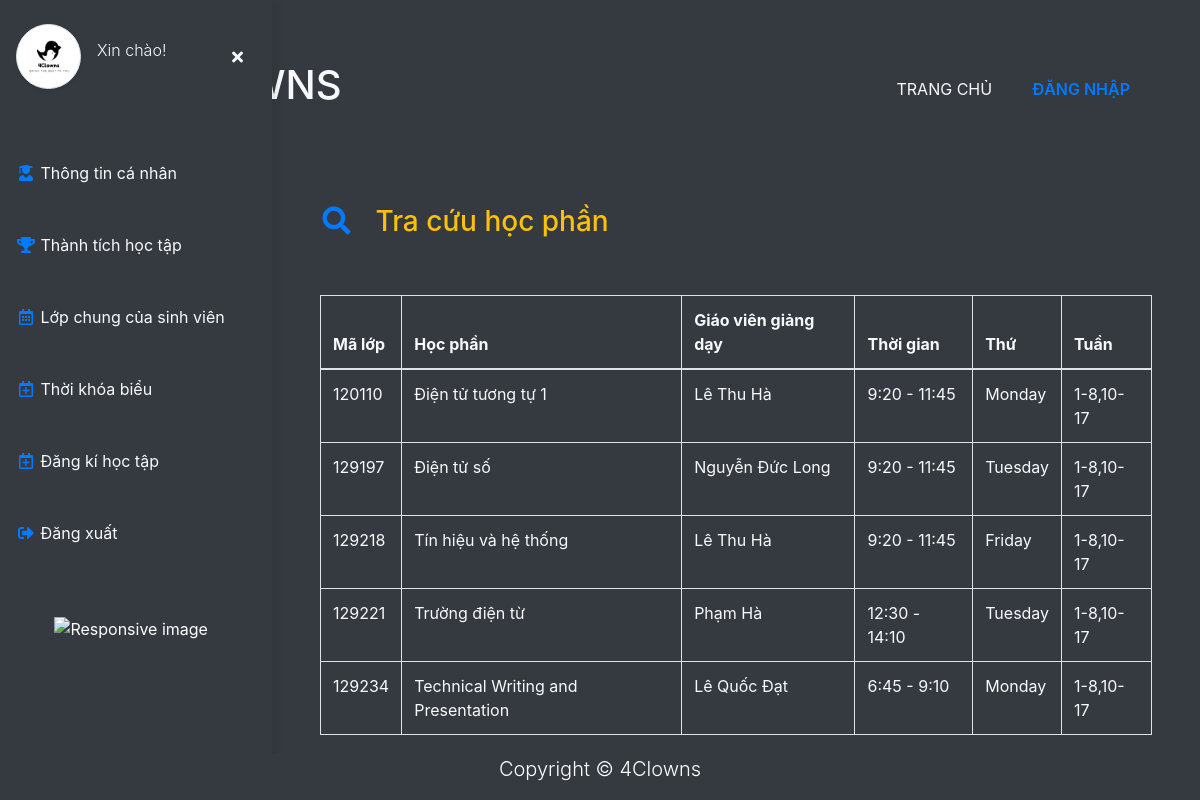
Page /student/lop_tin_chi_trong_ki on the committed database.
### student/models.py (models this page shows, shortened)
class lop_tin_chi_detail(models.Model):
    lopTinChi = models.ForeignKey("management.lop_tin_chi",verbose_name="Lớp tín chỉ", on_delete=CASCADE, related_name="detail")
    semester = models.ForeignKey("management.semester", verbose_name="Kì", related_name="available_class", on_delete=models.CASCADE)
    timetable = models.ForeignKey("management.timetable", on_delete=models.CASCADE)
    timing = models.ForeignKey("management.timing", on_delete=models.CASCADE, null=True)
    teacher = models.ForeignKey("users.Teacher", on_delete=models.CASCADE, blank=True, null=True)
    class Meta:
        verbose_name = "Lớp tín chỉ chi tiết"
        verbose_name_plural = 'Lớp tín chỉ chi tiết'
        unique_together = ('lopTinChi', 'semester')

### management/models.py (models this page shows, shortened)
class lop_tin_chi(models.Model):
    class ClassType(models.TextChoices):
        LT = "LT", "LT"
        TN = "TN", "TN"
        LT_BT = "LT+BT", "LT+BT"
    code = models.IntegerField(unique=True, verbose_name="Mã lớp")
    type = models.CharField(choices=ClassType.choices, verbose_name="Loại lớp", default=ClassType.LT, max_length=20)
    hocPhan = models.ForeignKey("management.hoc_phan", verbose_name="Học phần", related_name="available_class", on_delete=models.CASCADE)
    class Meta:
        verbose_name = "9. Lớp tín chỉ"
        verbose_name_plural = '9. Lớp tín chỉ'

class hoc_phan(models.Model):
    name = CharField(_("Tên học phần"), max_length=50)
    code = CharField(_("Mã học phần"), max_length=10, unique=True)
    vien = models.ForeignKey("management.vien_dao_tao", verbose_name="Viện trực thuộc", on_delete=models.CASCADE, related_name="cac_hoc_phan")
    required_hocPhan = models.ForeignKey("management.hoc_phan", verbose_name="Học phần kiên quyết", on_delete=models.CASCADE, null=True, blank=True, default=None)
    class Meta:
        verbose_name = "2. Học phần"
        verbose_name_plural = '2. Học phần'
        ordering = ["vien"]
    def __str__(self):
        return f"{self.name}"

class timing(models.Model):
    time_start = models.TimeField(verbose_name="Thời gian bắt đầu")
    time_end = models.TimeField(verbose_name="Thời gian kết thúc")
    def __str__(self):
        return f"{self.time_start.hour}:{self.time_start.minute} - {self.time_end.hour}:{self.time_end.minute}"
    class Meta:
        unique_together=('time_start', 'time_end',)
        verbose_name = "6. Thời gian"
        verbose_name_plural = '6. Thời gian'

class timetable(models.Model):
    day = models.CharField(choices=DAYS_OF_WEEK, max_length=15)
    week = models.ManyToManyField(week)
    def display_week(self):
        all_week = self.week.all()
        len_week = all_week.count()
        display_week = ''
        display_week = display_week + str(all_week[0].id) + "-"
        for i in range(len_week-1):
            if all_week[i+1].id == all_week[i].id + 1:
                continue
            else:
                display_week = display_week + str(all_week[i].id) + "," + str(all_week[i+1].id)
        display_week = display_week + "-" + str(all_week[len_week-1].id)
        return display_week
    class Meta:
        verbose_name = '8. Thời khóa biểu'
        verbose_name_plural = '8. Thời khóa biểu'

class week(models.Model):
    id = models.IntegerField(verbose_name='Tuần', primary_key=True)
    class Meta:
        verbose_name = "7. Tuần"
        verbose_name_plural = '7. Tuần'

### users/models.py (models this page shows, shortened)
class User(AbstractBaseUser, PermissionsMixin):
    class Genders(models.TextChoices):
        MALE = "MALE", "Nam"
        FEMALE = "FEMALE", "Nữ"
    avatar = models.ImageField(_("Ảnh đại diện"), upload_to="Avatar", blank=True, null=True)
    email = models.EmailField(_("Email"),max_length=50, unique=True, blank=True)
    firstname = models.CharField(_("Tên"),max_length=20,  blank=False, null=True)
    surname = models.CharField(_("Tên đệm"),max_length=20, null=True, blank=True)
    lastname = models.CharField(_("Họ"),max_length=20, null=True, blank=True)
    date_of_birth = models.DateField(_("Ngày sinh"), blank=True, null=True, )
    phone = models.CharField(_("Số điện thoại"), max_length=15, blank=True, null=True)
    is_superuser = models.BooleanField(default=False)
    is_active = models.BooleanField(default=True)
    last_login = models.DateTimeField(auto_now_add=True)
    date_joined = models.DateTimeField(auto_now_add=True)
    role = models.BooleanField(null=True, blank=True)
    gender = models.CharField(
        _("Gender"), max_length=50, choices=Genders.choices, default=Genders.MALE
    )
    objects = UserManager()
    USERNAME_FIELD = 'email'
    REQUIRED_FIELDS = []

### student/views.py (the view)
# urls.py: path('lop_tin_chi_trong_ki', views.lopTC_trong_ki, name='lopTC_trong_ki'),
def lopTC_trong_ki(request):
    semester_object = semester.objects.get(is_active=True)
    lopTinChitrongKi = lop_tin_chi_detail.objects.filter(semester=semester_object).order_by('lopTinChi__code')
    return render(request, 'student/lopTC_trong_ki.html', {
        "lopTinChitrongKi": lopTinChitrongKi,
    })

### users/models.py (called while the page is built)
    def getfullname(self):
        if self.lastname:
            if self.surname:
                return f"{self.lastname} {self.surname} {self.firstname}"
            else:
                return f"{self.lastname} {self.firstname}"
        else:
            return f"{self.firstname}"

### templates/student/lopTC_trong_ki.html (shortened to what this page needs)
{% extends 'base.html' %}
{% load static %}
{% block style %}
    <link rel="stylesheet" href="{% static 'css/select_term.css' %}">
{% endblock style %}
{% block content %}
<div class="page-content p-5 position-relative" id="content">
    <div class="row mt-4">
      <h3 class="text-warning">
        <i class="fas fa-search me-1 text-primary fa-fw" style="width: 2.25em;"></i>
        Tra cứu học phần
      </h3>
      <div class="col-lg-12 mt-5">
    <div class="table-responsive">
        <table class="table table-bordered text-light">
            <thead class="thead">
                <tr>
                    <th>Mã lớp</th>
                    <th>Học phần</th>
                    <th>Giáo viên giảng dạy</th>
                    <th>Thời gian</th>
                    <th>Thứ</th>
                    <th>Tuần</th>
                </tr>
            </thead>
            <tbody>
                {% for lopTC in lopTinChitrongKi %}
                    <tr>
                        <td scope="row">{{lopTC.lopTinChi.code}}</td>
                        <td>{{lopTC.lopTinChi.hocPhan}}</td>
                        <td>{{lopTC.teacher.getfullname}}</td>
                        <td>{{lopTC.timing}}</td>
                        <td>{{lopTC.timetable.day}}</td>
                        <td>
                            {{ lopTC.timetable.display_week }}
                        </td>
                    </tr>
                {% endfor %}
            </tbody>
        </table>
    </div>
    </div>
    </div>
</div>
{% include 'student/student_base.html' %}
{% endblock  %}

### static/css/custom.css (style rules this page uses)
html { min-height: 100%; position: relative !important; }
body { overflow-x: hidden; color: #ffffff; min-height: 100vh; }
body::before { display: block; content: ''; height: 45px; }

### static/css/student.css (style rules this page uses)
.page-content { width: calc(100% - 17rem); margin-left: 17rem; transition: all 0.4s; }

### rows in the picture
lop_tin_chi_detail: lopTinChi.code "120110", lopTinChi.hocPhan "Điện tử tương tự 1", teacher.getfullname "Lê Thu Hà", timing "9:20 - 11:45", timetable.day "Monday", timetable.display_week "1-8,10-17"
lop_tin_chi_detail: lopTinChi.code "129197", lopTinChi.hocPhan "Điện tử số", teacher.getfullname "Nguyễn Đức Long", timing "9:20 - 11:45", timetable.day "Tuesday", timetable.display_week "1-8,10-17"
lop_tin_chi_detail: lopTinChi.code "129218", lopTinChi.hocPhan "Tín hiệu và hệ thống", teacher.getfullname "Lê Thu Hà", timing "9:20 - 11:45", timetable.day "Friday", timetable.display_week "1-8,10-17"
lop_tin_chi_detail: lopTinChi.code "129221", lopTinChi.hocPhan "Trường điện từ", teacher.getfullname "Phạm Hà", timing "12:30 - 14:10", timetable.day "Tuesday", timetable.display_week "1-8,10-17"
lop_tin_chi_detail: lopTinChi.code "129234", lopTinChi.hocPhan "Technical Writing and Presentation", teacher.getfullname "Lê Quốc Đạt", timing "6:45 - 9:10", timetable.day "Monday", timetable.display_week "1-8,10-17"
